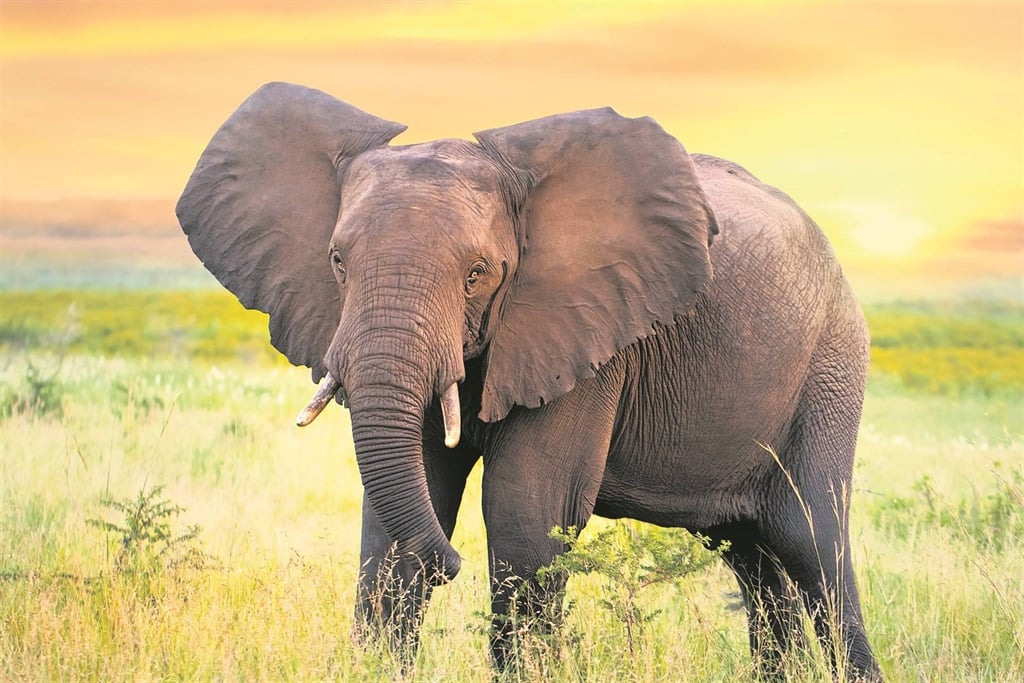
#> input picture OpenCV - Python/Images/elephent.jpg, 1024 x 683 px, found by its file name
$ python '4. ImageTransformations.py'   (older library calls are emulated)
#> lines starting #> are read from the running program, lines starting #| are printed output that depends on the picture
import cv2 as cv
import numpy as np
path = r"D:\GitHub\OpenCV\OpenCV - Python\Images\elephent.jpg"
img = cv.imread(path)
#> img is the input picture: shape (683, 1024, 3); mean B, G, R 129.6, 177.8, 197.4
cv.imshow('Image', img)

# Image Transformation:
# mage Transformations, rotation, resizing, flipping, and cropping

# 1. Translation:
#------------------------------------
# shifting x and y axis
# Load an image from disk
# Define an affine transformation matrix
# Apply the cv2.warpAffine function to perform the translation

# so, we can shif an image up and down or left and right
# Defining a translation matrix
# M = | 1 0 t{x} |
#     | 0 1 t{y} |
# for this matrix, we have to make a list with two list in it
# -t_{x} value shifts the image to the left
# t_{x} shifts the image to the right
# -t_{y} shifts the image up
# t_{y} shifts the image down

def translate(img, x, y):
#> called with x = 100, y = -200
    TransMtrx = np.float32([[1,0, x], [0, 1, y]])
    dimentions = (img.shape[1], img.shape[0])
#> dimentions = (1024, 683)
    return cv.warpAffine(img, TransMtrx, dimentions)
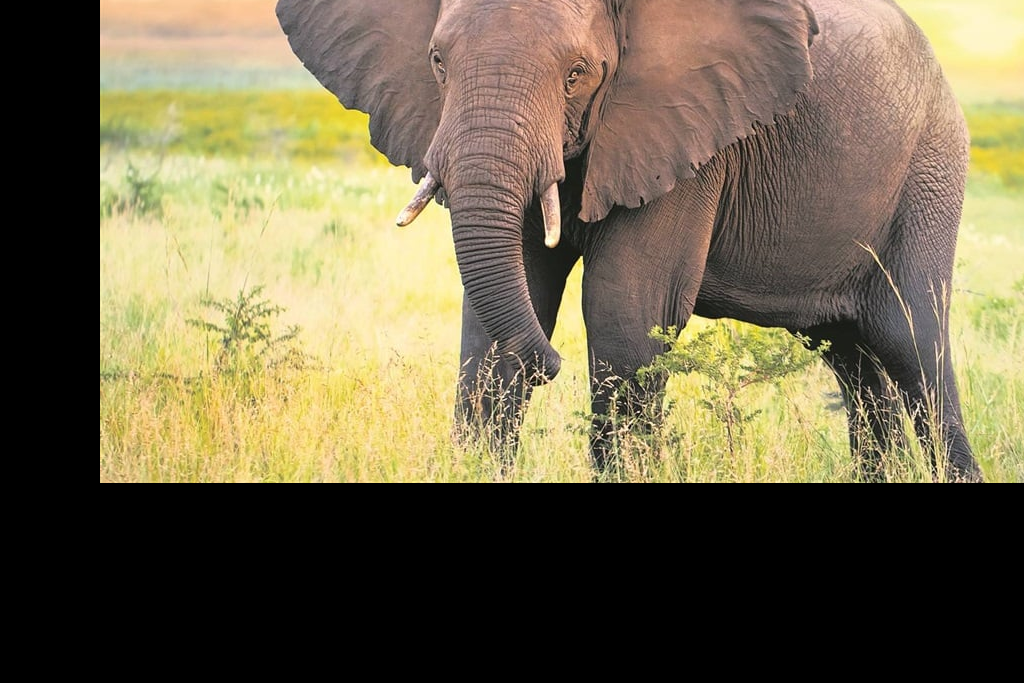
#> returned value: shape (683, 1024, 3); mean of channels 0, 1, 2 76.5, 103.2, 113.5; drawn as B, G, R

img_translated = translate(img, 100, -200)
cv.imshow('img_translated', img_translated)


# 2. Rotation:
#------------------------------------
# By Image Rotation, the image is rotated about
# its center by a specified number of degrees
# rotation of an image is a geometric transformation
# We need a rotation matrix M from the cv2.getRotationMatrix2D function
# rotation matrix needs a rotation point and and angle
# then we apply the rotation to our image using the cv2.warpAffine

def rotate(img, angle, rotPoint = None):
#> called with angle = 45, rotPoint = (400, 300)
    (height, width) = img.shape[:2]
#> height = 683; width = 1024

    if rotPoint is None:
        rotPoint = (width//2, height//2)

    rotMtrx = cv.getRotationMatrix2D(rotPoint, angle, 1.0)
    dimentions = (width, height)
#> dimentions = (1024, 683)
    return cv.warpAffine(img, rotMtrx, dimentions)
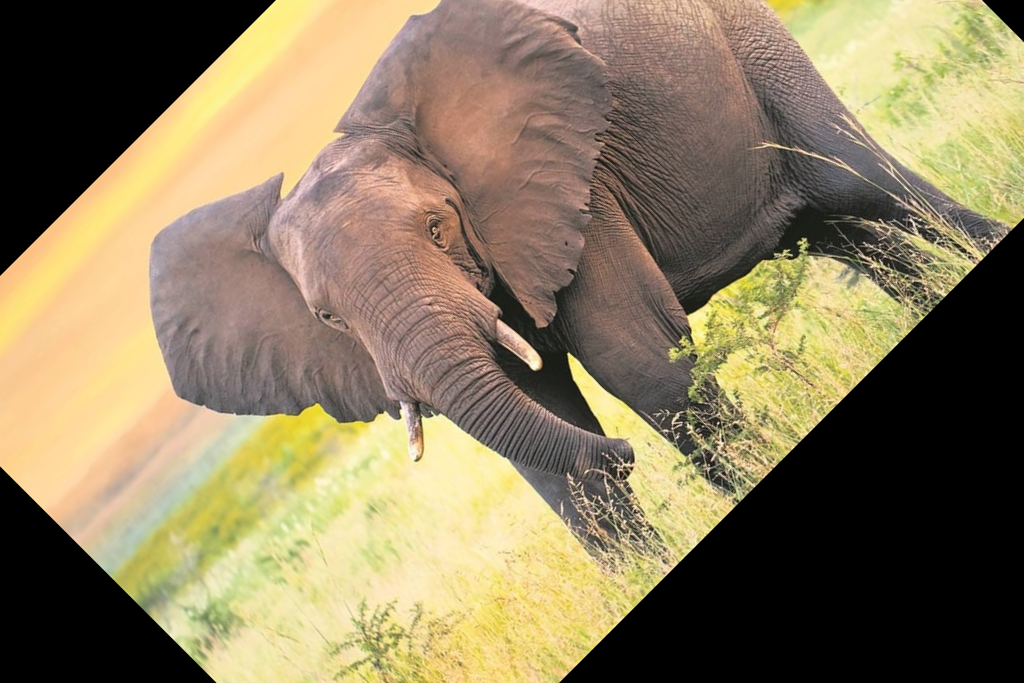
#> returned value: shape (683, 1024, 3); mean of channels 0, 1, 2 94.4, 124.9, 139.4; drawn as B, G, R

img_rotated = rotate(img, 45, rotPoint= (400, 300))
cv.imshow('img_rotated', img_rotated)

# 3. Resize:
# --------------------------------------
img_resize = cv.resize(img, (300, 300), interpolation = cv.INTER_CUBIC)
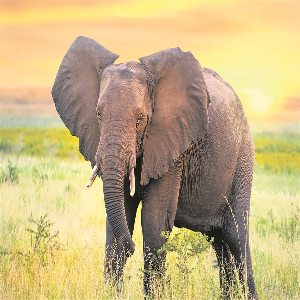
#> img_resize: shape (300, 300, 3); mean B, G, R 129.6, 177.8, 197.4
cv.imshow('img_resize', img_resize)

# 3. Flipping:
# --------------------------------------
# cv2.cv.flip(src, flipCode[, dst] )
# flip code: A flag to specify how to flip the array;
# 0 means flipping around the x-axis and positive value
# 1 means flipping around y-axis. Negative value
# -1 means flipping around both axes.

img_flip = cv.flip(img, -1 )
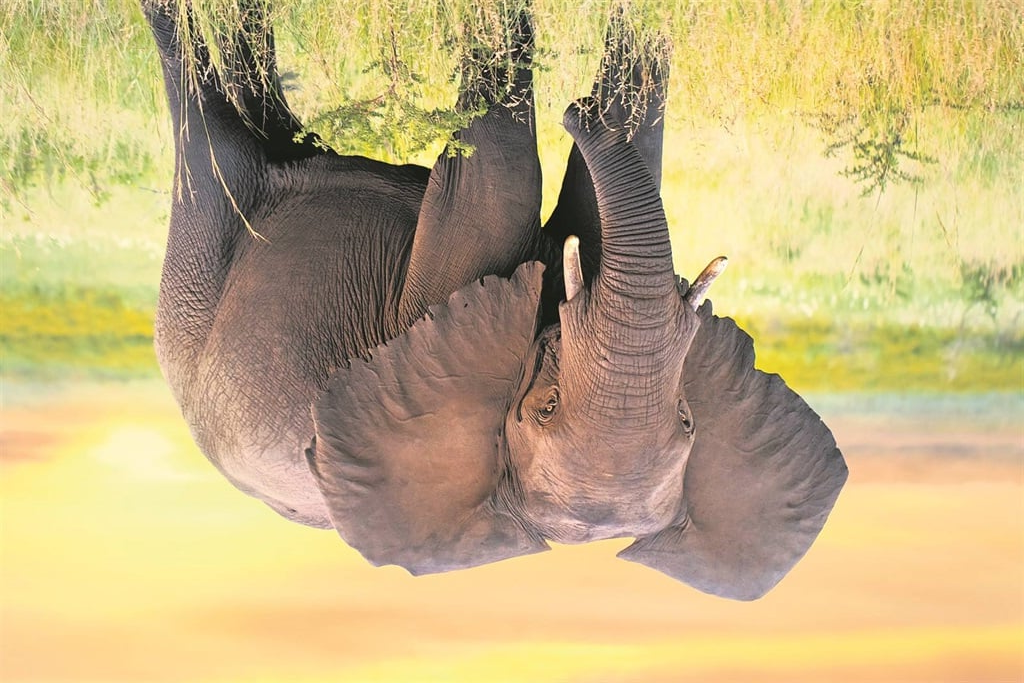
#> img_flip: shape (683, 1024, 3); mean B, G, R 129.6, 177.8, 197.4
cv.imshow('img_flip', img_flip)

# 3. Cropping:
# --------------------------------------
img_cropped = img[200:400, 400:1000]
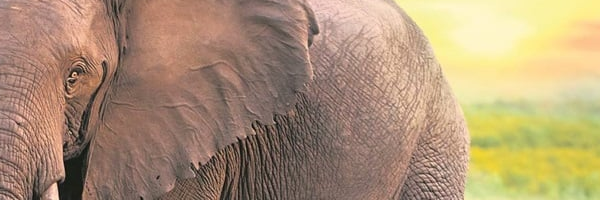
#> img_cropped: shape (200, 600, 3); mean B, G, R 117.7, 147.8, 173.2
cv.imshow('img_cropped', img_cropped)

cv.waitKey(0)

$ run again, with OpenCV - Python/Images/Cat.jpg copied over OpenCV - Python/Images/elephent.jpg
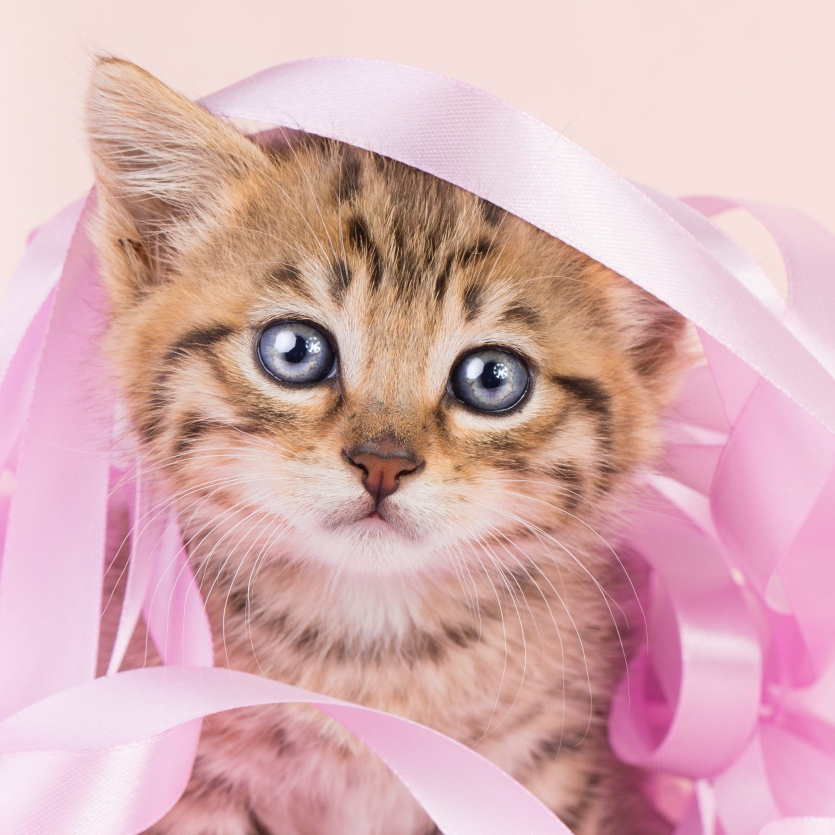
#> input picture OpenCV - Python/Images/Cat.jpg, 1670 x 1670 px, found by its file name (shown at 1/2 size)
#> img is the input picture: shape (1670, 1670, 3); mean B, G, R 178.9, 175.7, 216.3
#> `img_flip = cv.flip(img, -1 )`:
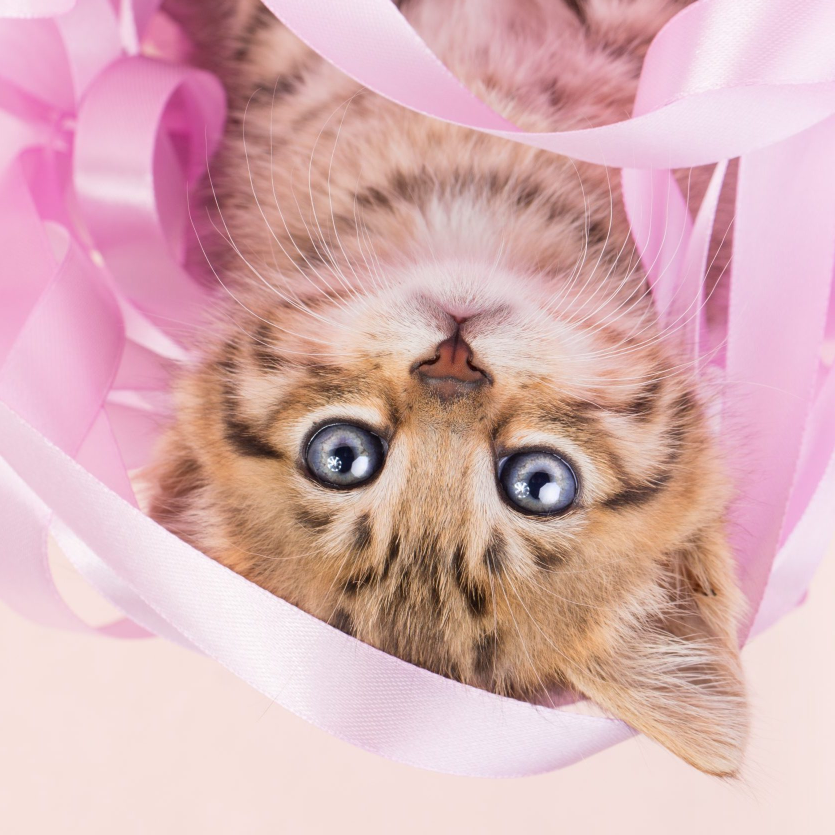
#> img_flip: shape (1670, 1670, 3) (shown at 1/2 size); mean B, G, R 178.9, 175.7, 216.3
#> `img_cropped = img[200:400, 400:1000]`:
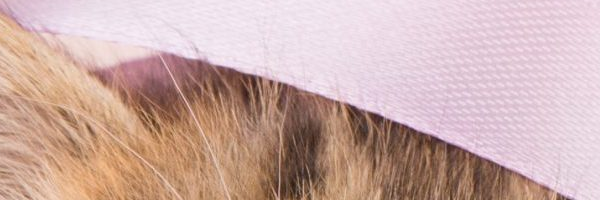
#> img_cropped: shape (200, 600, 3); mean B, G, R 168.1, 173.3, 203.7

$ run again, with OpenCV - Python/Images/Nature.jpg copied over OpenCV - Python/Images/elephent.jpg
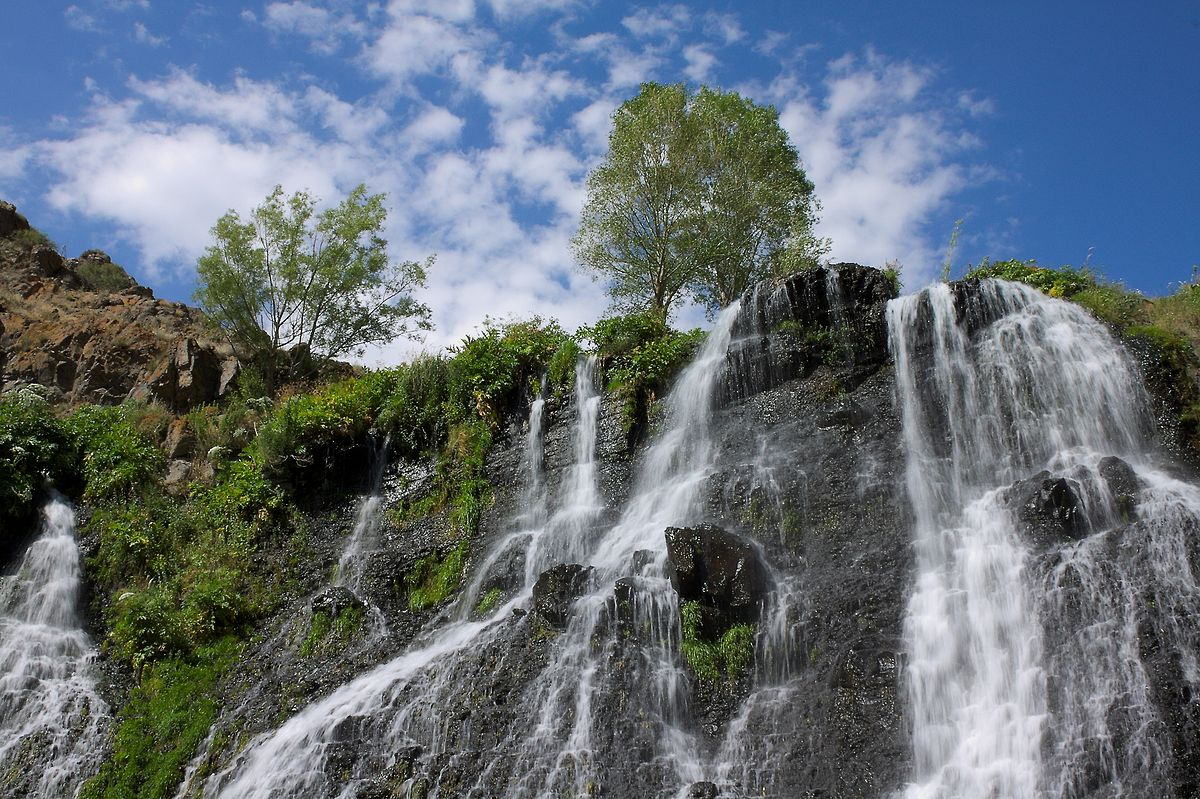
#> input picture OpenCV - Python/Images/Nature.jpg, 1200 x 799 px, found by its file name
#> img is the input picture: shape (799, 1200, 3); mean B, G, R 118.5, 110.5, 100.1
#> `img_flip = cv.flip(img, -1 )`:
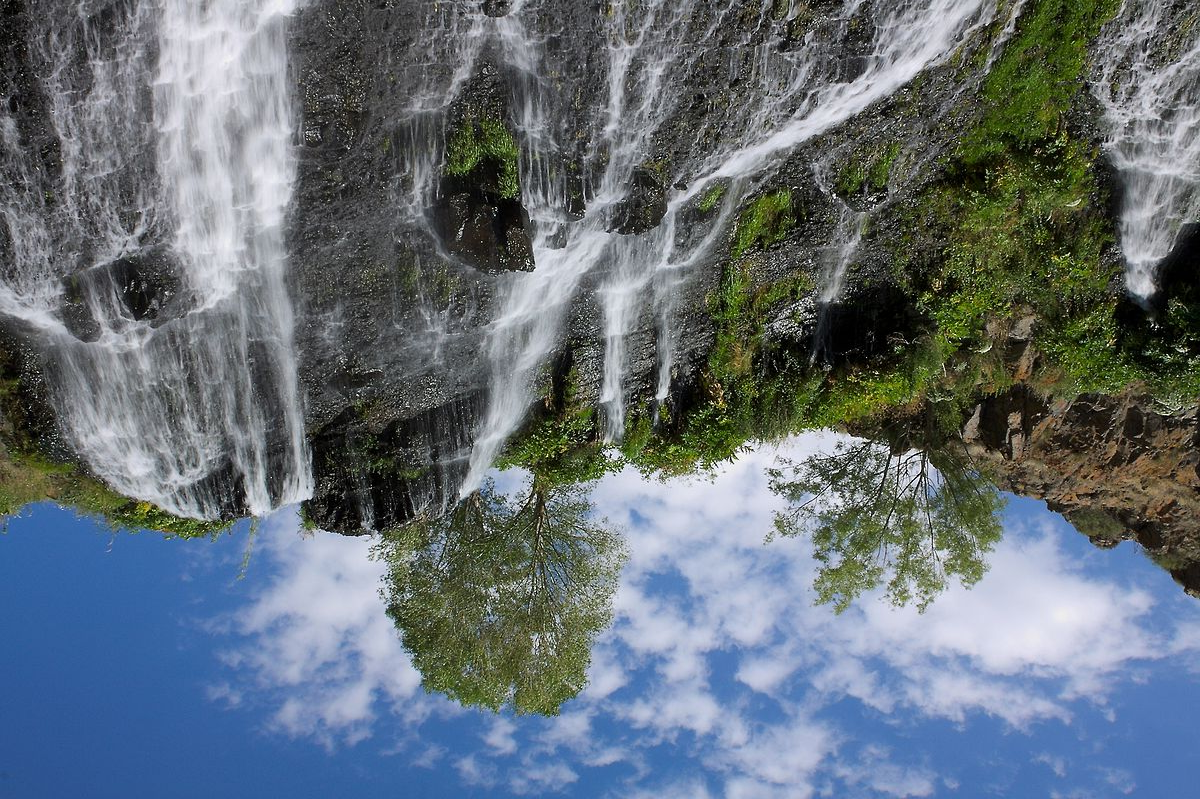
#> img_flip: shape (799, 1200, 3); mean B, G, R 118.5, 110.5, 100.1
#> `img_cropped = img[200:400, 400:1000]`:
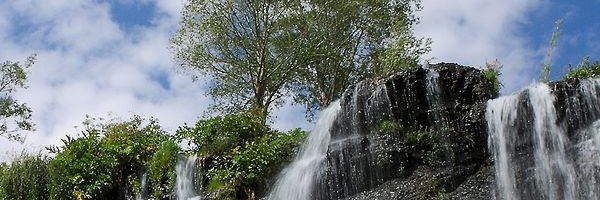
#> img_cropped: shape (200, 600, 3); mean B, G, R 120, 118.7, 109.8
